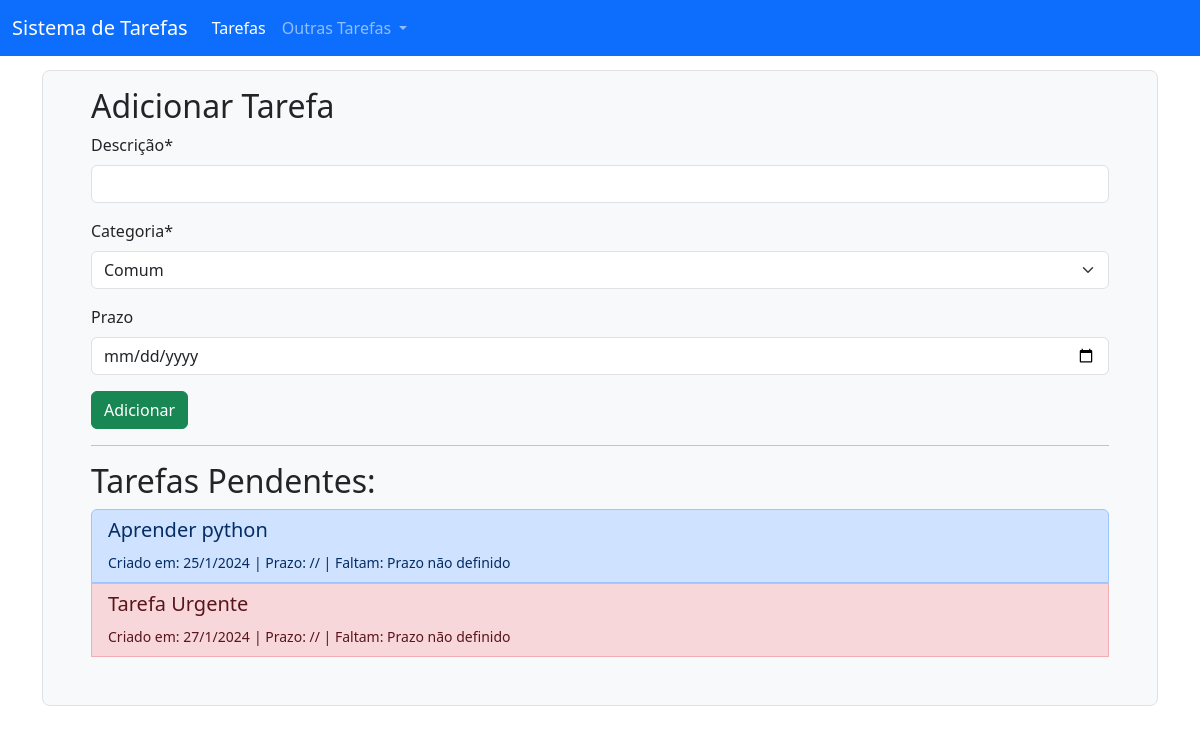
Page /tarefas/ on the earlier database version.
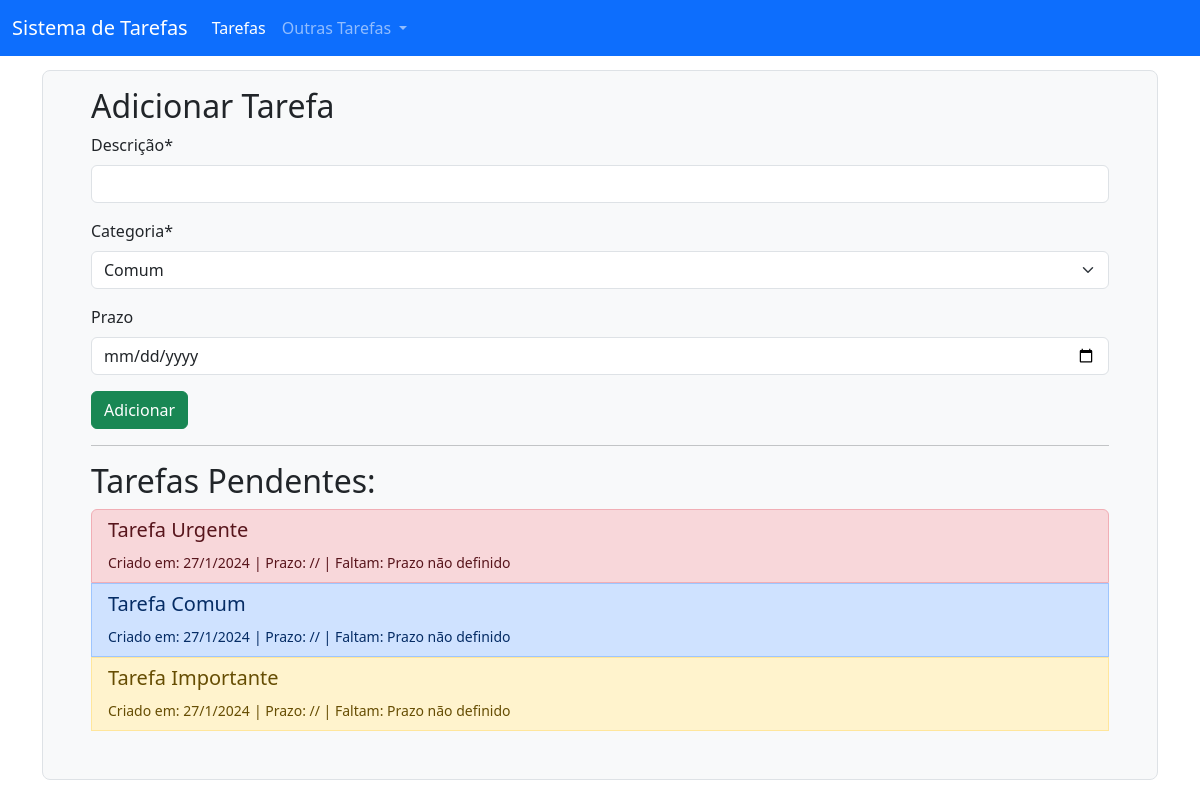
Same page on the later database version.
### tarefas/models.py (models this page shows, shortened)
class Tarefa(models.Model):
    Opcoes_Status = (
        ('concluída', 'Concluída',),
        ('pendente', 'Pendente'),
        ('adiada', 'Adiada'),
    )
    Opcoes_Categoria = (
        ('urgente','Urgente'),
        ('importante', 'Importante'),
        ('comum', 'Comum'),
    )
    descricao = models.CharField(max_length=200)
    criacao = models.DateTimeField(auto_now_add = True)
    categoria = models.CharField(max_length=25, choices=Opcoes_Categoria, default = 'comum')
    status = models.CharField(max_length=25, choices = Opcoes_Status, default='pendente')
    conclusao = models.DateTimeField(null=True, blank=True)
    prazo = models.DateTimeField(null=True, blank=True)
    dia_restante = models.IntegerField(null=True, blank=True)

### tarefas/views.py (the view)
# urls.py: path('', views.tarefas_pendentes_list, name='tarefas_pendentes_list'),
def tarefas_pendentes_list(request):
    tarefas_pendentes = Tarefa.objects.filter(status='pendente')
    if request.method == 'POST':
        form = AdicionarTarefa(data = request.POST)
        if form.is_valid():
            form.save()
            return redirect('tarefas_pendentes_list')
    else:
        form = AdicionarTarefa()
    return render(request, 'tarefas/tarefas_pendentes.html',
                   {'tarefas_pendentes': tarefas_pendentes,
                    'form':form})

### tarefas/forms.py
class AdicionarTarefa(forms.ModelForm):
    class Meta:
        model = Tarefa
        fields = ['descricao', 'categoria', 'prazo' ]
        labels = {
            'descricao': 'Descrição',
            'categoria': 'Categoria',
            'prazo': 'Prazo',
        }
        widgets = {'prazo': forms.DateTimeInput(attrs={'type': 'date' }),
        }

### tarefas/templates/tarefas/tarefas_pendentes.html (shortened to what this page needs)
{% extends 'base.html' %}
{% load crispy_forms_tags %}
    {% block content %}
            <div class="h-100 p-5 pt-3 bg-light border rounded-3 ">
              <h2>Adicionar Tarefa</h2>
                <form method="post">
                    {{ form | crispy }}
                        <div style="margin-top: 10px;">
                            <input class="btn btn-success" type="submit" value="Adicionar">
                        </div>
                </form>
                <hr>
                <h2>Tarefas Pendentes:</h2>
                <div class="list-group">
                {% for tarefa in tarefas_pendentes %}
                        {% if tarefa.categoria == 'urgente' %}
                            <button type="button" class="list-group-item list-group-item-danger list-group-item-action" data-bs-toggle="modal" data-bs-target="#modal{{ tarefa.id }}">
                        {% else %}
                        {% if tarefa.categoria == 'importante' %}
                            <button type="button" class="list-group-item list-group-item-warning list-group-item-action" data-bs-toggle="modal" data-bs-target="#modal{{ tarefa.id }}">
                        {% else %}
                            <button type="button" class="list-group-item list-group-item-primary list-group-item-action" data-bs-toggle="modal" data-bs-target="#modal{{ tarefa.id }}">
                        {% endif %}
                        {% endif %}
                        <h5>{{ tarefa.descricao }}</h5>
                        <small>Criado em: {{ tarefa.criacao.day }}/{{ tarefa.criacao.month }}/{{ tarefa.criacao.year }}</small>
                        <small> |  Prazo: {{ tarefa.prazo.day }}/{{ tarefa.prazo.month }}/{{ tarefa.prazo.year }} </small>
                        <small> | Faltam: {% if tarefa.dia_restante %} {{ tarefa.dia_restante }} dia(s) {% else %} Prazo não definido {% endif %}</small>
                        </button>
                {% endfor %}
                </div>
            </div>
    {% endblock %}

### tarefas/templates/base.html (shortened to what this page needs)
<!doctype html>
<html lang="pt-br">
<head>
    <link href="https://cdn.jsdelivr.net/npm/bootstrap@5.3.2/dist/css/bootstrap.min.css" rel="stylesheet">
    <link rel="stylesheet" href="https://cdn.jsdelivr.net/npm/bootstrap-icons@1.11.3/font/bootstrap-icons.min.css">
</head>
<body style="padding-top: 70px">
    <nav class="navbar fixed-top navbar-expand-lg navbar-dark bg-primary">
        <div class="container-fluid">
            <a class="navbar-brand" href="{% url 'tarefas_pendentes_list' %}">Sistema de Tarefas</a>
            <div class="collapse navbar-collapse" id="navbarSupportedContent">
                <ul class="navbar-nav me-auto mb-2 mb-lg-0">
                    <li class="nav-item">
                        <a class="nav-link active" aria-current="page" href="{% url 'tarefas_pendentes_list' %}">Tarefas</a>
                    </li>
                    <li class="nav-item dropdown">
                        <a class="nav-link dropdown-toggle" href="#" id="navbarDropdonw" role="button" data-bs-toggle="dropdown" aria-expanded="false">
                            Outras Tarefas
                        </a>
                    </li>
                </ul>
            </div>
        </div>
    </nav>
    <div class="container">
        {% block content %}
        {% endblock %}
    </div>
</body>
</html>

Differences in the rows shown:
removed Tarefa: descricao "Aprender python", criacao.day "25", criacao.month "1", criacao.year "2024", shows "Prazo não definido"
added Tarefa: descricao "Tarefa Comum", criacao.day "27", criacao.month "1", criacao.year "2024", shows "Prazo não definido"
added Tarefa: descricao "Tarefa Importante", criacao.day "27", criacao.month "1", criacao.year "2024", shows "Prazo não definido"
